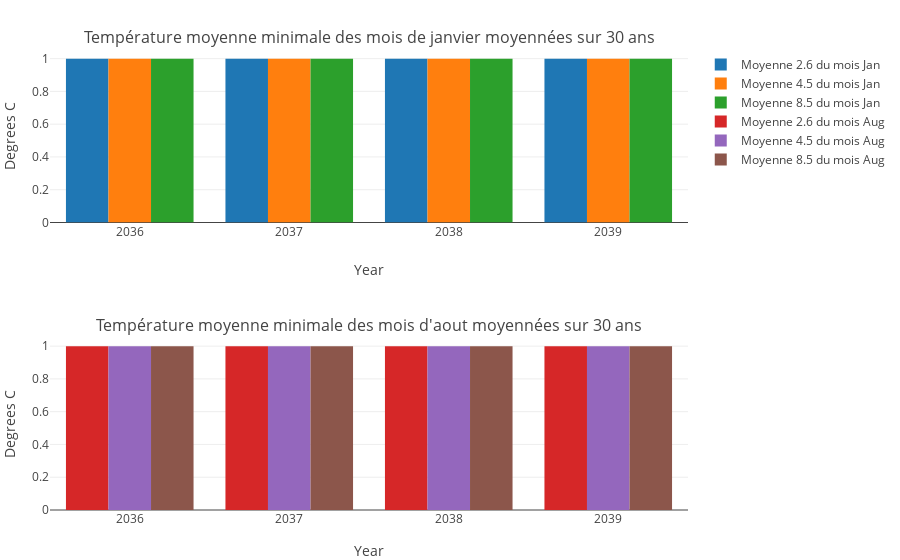

The notebook cell this image was saved under:
### Code cell
q = 0
trace26_0 = go.Histogram(
    x = lyon_year[firstPlotYear:lastPlotYear],
    y = moypAreaInterval_26[q,:],
    name ='Moyenne 2.6 du mois %s'%lyon_month[calcMonth[q]]
)
trace45_0 = go.Histogram(
    x = lyon_year[firstPlotYear:lastPlotYear],
    y = moypAreaInterval_45[q,:],
    name ='Moyenne 4.5 du mois %s'%lyon_month[calcMonth[q]]
)
trace85_0 = go.Histogram(
    x = lyon_year[firstPlotYear:lastPlotYear],
    y = moypAreaInterval_85[q,:],
    name ='Moyenne 8.5 du mois %s'%lyon_month[calcMonth[q]]
)

q = 1
trace26_1 = go.Histogram(
    x = lyon_year[firstPlotYear:lastPlotYear],
    y = moypAreaInterval_26[q,:],
    name ='Moyenne 2.6 du mois %s'%lyon_month[calcMonth[q]]
)
trace45_1 = go.Histogram(
    x = lyon_year[firstPlotYear:lastPlotYear],
    y = moypAreaInterval_45[q,:],
    name ='Moyenne 4.5 du mois %s'%lyon_month[calcMonth[q]]
)

trace85_1 = go.Histogram(
    x = lyon_year[firstPlotYear:lastPlotYear],
    y = moypAreaInterval_85[q,:],
    name ='Moyenne 8.5 du mois %s'%lyon_month[calcMonth[q]]
)

fig = tools.make_subplots(rows=2, 
                          cols=1, 
                          subplot_titles=("Température moyenne minimale des mois de janvier moyennées sur 30 ans","Température moyenne minimale des mois d'aout moyennées sur 30 ans"))

fig.append_trace(trace26_0, 1, 1)
fig.append_trace(trace45_0, 1, 1)
fig.append_trace(trace85_0, 1, 1)
fig.append_trace(trace26_1, 2, 1)
fig.append_trace(trace45_1, 2, 1)
fig.append_trace(trace85_1, 2, 1)

fig['layout']['xaxis1'].update(title='Year')
fig['layout']['xaxis2'].update(title='Year')
fig['layout']['yaxis1'].update(title='Degrees C')
fig['layout']['yaxis2'].update(title='Degrees C')
fig['layout']['margin'] = {'l': 50, 'r': 10, 'b': 50, 't': 50}
#fig['layout'].update(title='Température moyenne maximale du mois de juillet', 
#                     autosize=False, width=800, height=380)  



layout = dict (
           title = "Température moyenne minimale des mois de l'année moyennées sur 30 ans",
           xaxis = dict(
                 title = 'Année',
                 showline=True,
                 showticklabels=True,
                 ticklen=5
             ),
             yaxis = dict(
                 title = 'Temperature (degrees Celsius)',
                 showline=True,
                 showticklabels=True
             ),         
)

#fig = dict(data=data, layout=layout)

py.iplot(fig, filename='basic-line')

### Figure 1 — Plotly figure (JSON) as saved in the notebook; plotly's stock layout.template omitted (floating-point values rounded to 4 significant figures)
{"data": [{"name": "Moyenne 2.6 du mois Jan", "type": "histogram", "uid": "d1aac589-924f-497e-a3da-a1de3eab26d6", "x": [2036, 2037, 2038, 2039], "xaxis": "x", "y": [1.523, 1.524, 1.524, 1.453, 0, 0, 0, 0, 0, 0, 0, 0, 0, 0, 0, 0, 0, 0, 0, 0, 0, 0, 0, 0, 0, 0, 0, 0, 0, 0, 0, 0, 0, 0], "yaxis": "y"}, {"name": "Moyenne 4.5 du mois Jan", "type": "histogram", "uid": "a4efdaf9-8a16-4a88-ace2-1bdfd1d9092f", "x": [2036, 2037, 2038, 2039], "xaxis": "x", "y": [1.701, 1.732, 1.723, 1.735, 0, 0, 0, 0, 0, 0, 0, 0, 0, 0, 0, 0, 0, 0, 0, 0, 0, 0, 0, 0, 0, 0, 0, 0, 0, 0, 0, 0, 0, 0], "yaxis": "y"}, {"name": "Moyenne 8.5 du mois Jan", "type": "histogram", "uid": "08bb1d08-9c3d-419f-a614-e39bb8929a0e", "x": [2036, 2037, 2038, 2039], "xaxis": "x", "y": [1.325, 1.338, 1.364, 1.324, 0, 0, 0, 0, 0, 0, 0, 0, 0, 0, 0, 0, 0, 0, 0, 0, 0, 0, 0, 0, 0, 0, 0, 0, 0, 0, 0, 0, 0, 0], "yaxis": "y"}, {"name": "Moyenne 2.6 du mois Aug", "type": "histogram", "uid": "da05d1a4-3e35-4a0f-8c84-df6387edae82", "x": [2036, 2037, 2038, 2039], "xaxis": "x2", "y": [1.702, 1.743, 1.671, 1.733, 0, 0, 0, 0, 0, 0, 0, 0, 0, 0, 0, 0, 0, 0, 0, 0, 0, 0, 0, 0, 0, 0, 0, 0, 0, 0, 0, 0, 0, 0], "yaxis": "y2"}, {"name": "Moyenne 4.5 du mois Aug", "type": "histogram", "uid": "91f808c2-52e2-468c-904f-2f9d67406ad2", "x": [2036, 2037, 2038, 2039], "xaxis": "x2", "y": [1.265, 1.307, 1.373, 1.359, 0, 0, 0, 0, 0, 0, 0, 0, 0, 0, 0, 0, 0, 0, 0, 0, 0, 0, 0, 0, 0, 0, 0, 0, 0, 0, 0, 0, 0, 0], "yaxis": "y2"}, {"name": "Moyenne 8.5 du mois Aug", "type": "histogram", "uid": "8941f34a-da42-436d-8caf-de998d01420d", "x": [2036, 2037, 2038, 2039], "xaxis": "x2", "y": [1.559, 1.577, 1.625, 1.818, 0, 0, 0, 0, 0, 0, 0, 0, 0, 0, 0, 0, 0, 0, 0, 0, 0, 0, 0, 0, 0, 0, 0, 0, 0, 0, 0, 0, 0, 0], "yaxis": "y2"}], "layout": {"annotations": [{"font": {"size": 16}, "showarrow": false, "text": "Température moyenne minimale des mois de janvier moyennées sur 30 ans", "x": 0.5, "xanchor": "center", "xref": "paper", "y": 1, "yanchor": "bottom", "yref": "paper"}, {"font": {"size": 16}, "showarrow": false, "text": "Température moyenne minimale des mois d'aout moyennées sur 30 ans", "x": 0.5, "xanchor": "center", "xref": "paper", "y": 0.375, "yanchor": "bottom", "yref": "paper"}], "autosize": true, "margin": {"b": 50, "l": 50, "r": 10, "t": 50}, "xaxis": {"anchor": "y", "autorange": true, "domain": [0, 1], "range": [2036.0, 2040.0], "title": {"text": "Year"}, "type": "linear"}, "xaxis2": {"anchor": "y2", "autorange": true, "domain": [0, 1], "range": [2036.0, 2040.0], "title": {"text": "Year"}, "type": "linear"}, "yaxis": {"anchor": "x", "autorange": true, "domain": [0.625, 1], "range": [0, 1.053], "title": {"text": "Degrees C"}, "type": "linear"}, "yaxis2": {"anchor": "x2", "autorange": true, "domain": [0, 0.375], "range": [0, 1.053], "title": {"text": "Degrees C"}, "type": "linear"}}}
